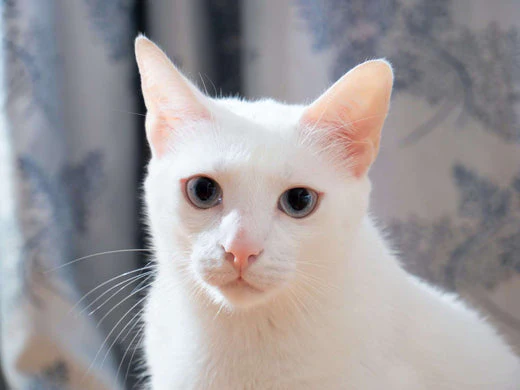
#> input picture Cat.jpg, 520 x 390 px
$ jupyter execute openCV.ipynb   (text cells are left out)
#> lines starting #> are read from the running program, lines starting #| are printed output that depends on the picture; after the words box and inside, x2 and y2 are one past the last pixel; in counts of white or black regions, pixels touching at a corner belong together
[cell 1]
import cv2

img = cv2.imread("Cat.jpg")
#> img is the input picture: shape (390, 520, 3); mean B, G, R 156.6, 154.7, 159.3
cv2.imshow("Cat", img)

cv2.waitKey(0)
cv2.destroyAllWindows()

[cell 2]
import cv2

img = cv2.imread("Cat.jpg")
RGB_img = cv2.cvtColor(img, cv2.COLOR_BGR2GRAY)
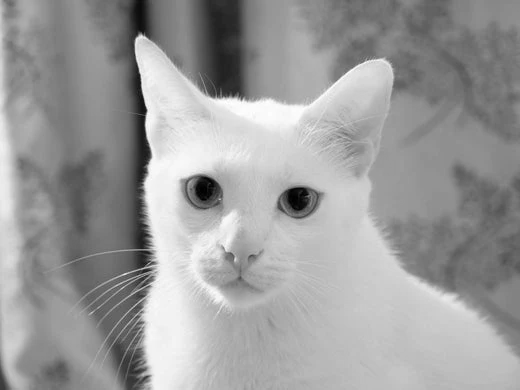
#> RGB_img: shape (390, 520); min 0, max 255, mean 156.3

cv2.imshow("image", RGB_img)

cv2.waitKey(0)
cv2.destroyAllWindows()

[cell 3]
import cv2

# Load classifiers directly from your folder
cat_face = cv2.CascadeClassifier("haarcascade_frontalcatface.xml")
eye_cascade = cv2.CascadeClassifier("haarcascade_eye.xml")

# Read image
img = cv2.imread("Cat.jpg")

if img is None:
    print("Image not found!")
    exit()

gray = cv2.cvtColor(img, cv2.COLOR_BGR2GRAY)

# Detect cat face
faces = cat_face.detectMultiScale(
    gray,
    scaleFactor=1.1,
    minNeighbors=3,
    minSize=(60, 60)
)
#> faces = [[139, 104, 227, 227]]

print("Faces:", len(faces))
#| Faces: 1

for (x, y, w, h) in faces:

    # Draw face
    cv2.rectangle(img, (x, y), (x+w, y+h), (255, 0, 0), 2)

    roi_gray = gray[y:y+h, x:x+w]
    roi_color = img[y:y+h, x:x+w]

    # Detect eyes
    eyes = eye_cascade.detectMultiScale(
        roi_gray,
        scaleFactor=1.05,
        minNeighbors=3,
        minSize=(15, 15)
    )

    print("Eyes:", len(eyes))

    # Draw eyes
    for (ex, ey, ew, eh) in eyes:

        # Ignore detections in lower face
        if ey > h * 0.6:
            continue

        cv2.rectangle(
            roi_color,
            (ex, ey),
            (ex+ew, ey+eh),
            (0,255,0),
            2
        )
#> this loop made 1 pass
#> (x, y, w, h, eyes) on pass 1: (139, 104, 227, 227, [[33, 59, 59, 59], [131, 72, 52, 52]])
#| Eyes: 2
#> pass 1, `roi_gray = gray[y:y+h, x:x+w]`:
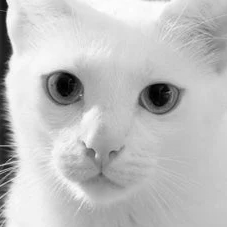
#> roi_gray: shape (227, 227); min 0, max 254, mean 191.4
#> pass 1, `roi_color = img[y:y+h, x:x+w]`:
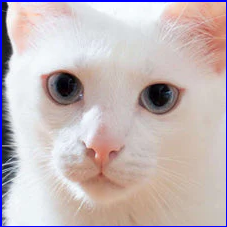
#> roi_color: shape (227, 227, 3); mean B, G, R 186, 183.8, 196.9
#> after the loop:
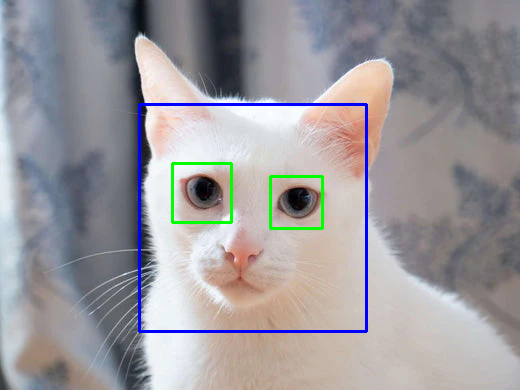
#> img: shape (390, 520, 3); 1.99% of pixels changed, all inside (x1, y1, x2, y2) = (138, 103, 368, 333)
#> after the loop:
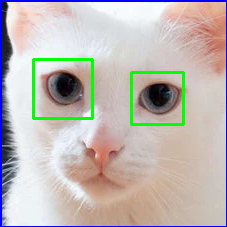
#> roi_color: shape (227, 227, 3); 2.57% of pixels changed, all inside (x1, y1, x2, y2) = (32, 58, 185, 126)

cv2.imshow("Cat Eye Detection", img)
cv2.waitKey(0)
cv2.destroyAllWindows()

[cell 4]
import urllib.request

# Download the Cat Face and Eye AI models
urllib.request.urlretrieve("https://raw.githubusercontent.com/opencv/opencv/master/data/haarcascades/haarcascade_frontalcatface.xml", "haarcascade_frontalcatface.xml")
urllib.request.urlretrieve("https://raw.githubusercontent.com/opencv/opencv/master/data/haarcascades/haarcascade_eye.xml", "haarcascade_eye.xml")

print("Files downloaded successfully! Check your VS Code Explorer panel.")

[cell 5]
import cv2
import numpy as np

def main():
    cap = cv2.VideoCapture(0)

    while True:
        ret, frame = cap.read()
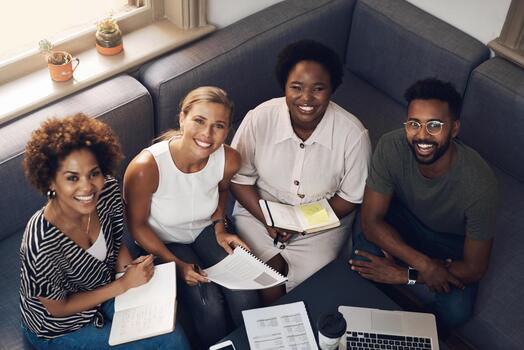
#> input picture Face.jpg, 524 x 350 px, given in place of the camera
#> frame is the input picture: shape (350, 524, 3); mean B, G, R 99.9, 98.8, 107.1
        if not ret:
            break

        # Convert the frame to HSV
        hsv_frame = cv2.cvtColor(frame, cv2.COLOR_BGR2HSV)
#> hsv_frame: shape (350, 524, 3); mean H, S, V 74.4, 62.5, 113.6
        kernel = np.ones((5, 5), np.uint8)

        # --- Define HSV Color Ranges ---

        # Red (Requires two ranges due to HSV wrapping)
        lower_red1 = np.array([0, 120, 70])
        upper_red1 = np.array([10, 255, 255])
        lower_red2 = np.array([170, 120, 70])
        upper_red2 = np.array([180, 255, 255])
        red_mask1 = cv2.inRange(hsv_frame, lower_red1, upper_red1)
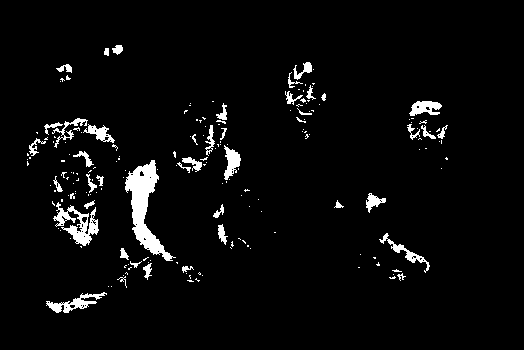
#> red_mask1: shape (350, 524); 4% white; 190 white regions (145 under 20 px), largest, box (x1, y1, x2, y2) and area: (125, 160, 176, 261) 1779, (53, 202, 99, 246) 801, (46, 292, 107, 313) 442
        red_mask2 = cv2.inRange(hsv_frame, lower_red2, upper_red2)
#> red_mask2: shape (350, 524); 0.01% white in thin lines or dots, all inside (x1, y1, x2, y2) = (93, 152, 431, 269)
        red_mask = red_mask1 + red_mask2

        # Green
        lower_green = np.array([40, 70, 70])
        upper_green = np.array([90, 255, 255])
        green_mask = cv2.inRange(hsv_frame, lower_green, upper_green)
#> green_mask: shape (350, 524); every value is 0

        # Blue
        lower_blue = np.array([90, 60, 60])
        upper_blue = np.array([130, 255, 255])
        blue_mask = cv2.inRange(hsv_frame, lower_blue, upper_blue)
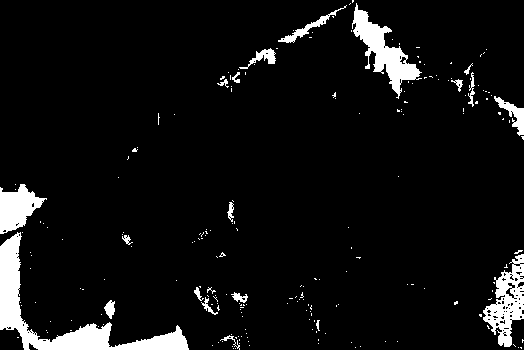
#> blue_mask: shape (350, 524); 6.5% white; 213 white regions (192 under 20 px), largest, box (x1, y1, x2, y2) and area: (0, 232, 189, 350) 4356, (352, 3, 422, 99) 2085, (483, 254, 524, 347) 1793

        # --- Process Masks and Draw Bounding Boxes ---

        # List containing the color name, its mask, and the BGR tuple for the bounding box
        colors = [
            ("Red", red_mask, (0, 0, 255)),
            ("Green", green_mask, (0, 255, 0)),
            ("Blue", blue_mask, (255, 0, 0))
        ]

        for color_name, mask, bgr_color in colors:
            # Clean up the mask noise
            mask = cv2.erode(mask, kernel, iterations=1)
            mask = cv2.dilate(mask, kernel, iterations=2)

            # Find contours
            contours, _ = cv2.findContours(mask, cv2.RETR_TREE, cv2.CHAIN_APPROX_SIMPLE)

            for contour in contours:
                if cv2.contourArea(contour) > 500:
                    x, y, w, h = cv2.boundingRect(contour)

                    # Draw rectangle and add text
                    cv2.rectangle(frame, (x, y), (x + w, y + h), bgr_color, 2)
                    cv2.putText(frame, color_name, (x, y - 10), cv2.FONT_HERSHEY_SIMPLEX, 0.6, bgr_color, 2)
#> this loop made 3 passes
#> (color_name, bgr_color) on passes 1 to 3: ('Red', (0, 0, 255)), ('Green', (0, 255, 0)), ('Blue', (255, 0, 0))
#> pass 1, in main, `mask = cv2.dilate(mask, kernel, iterations=2)`:
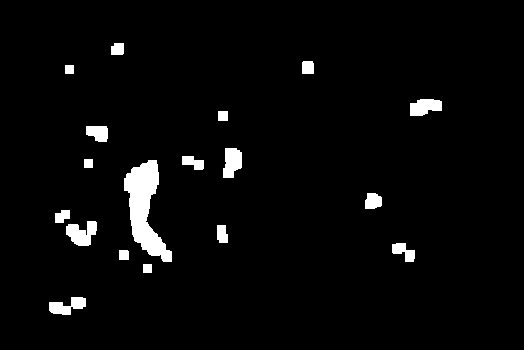
#> mask: shape (350, 524); 3.4% white; 18 white regions, largest, box (x1, y1, x2, y2) and area: (124, 160, 172, 262) 2340, (66, 221, 97, 246) 512, (223, 148, 242, 178) 447
#> after the loop:
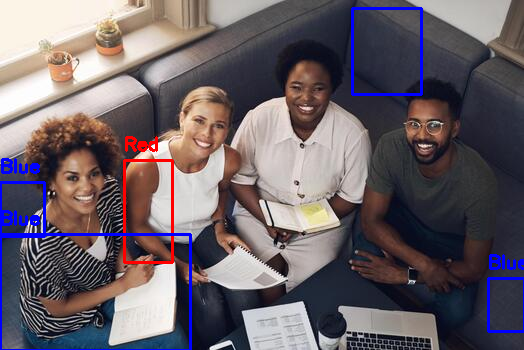
#> frame: shape (350, 524, 3); 2.89% of pixels changed, all inside (x1, y1, x2, y2) = (0, 7, 524, 350)

        # Display the output
        cv2.imshow("Multi-Color Recognition", frame)

        if cv2.waitKey(1) & 0xFF == ord('q'):
#> (key q is pressed here)
            break

    cap.release()
    cv2.destroyAllWindows()

if __name__ == "__main__":
    main()
